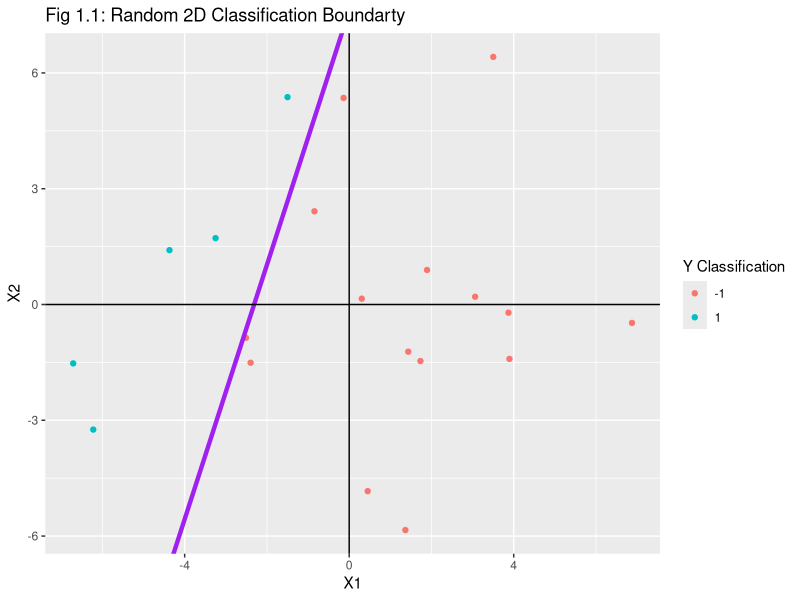
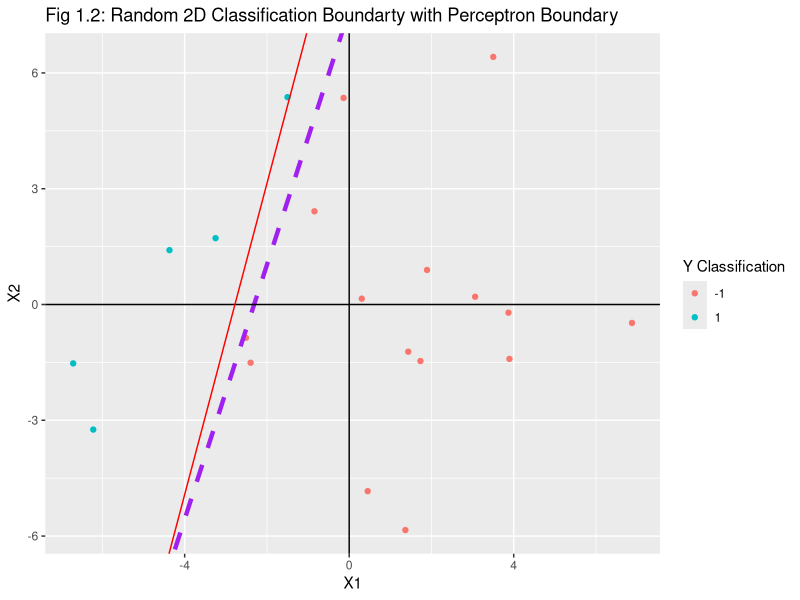
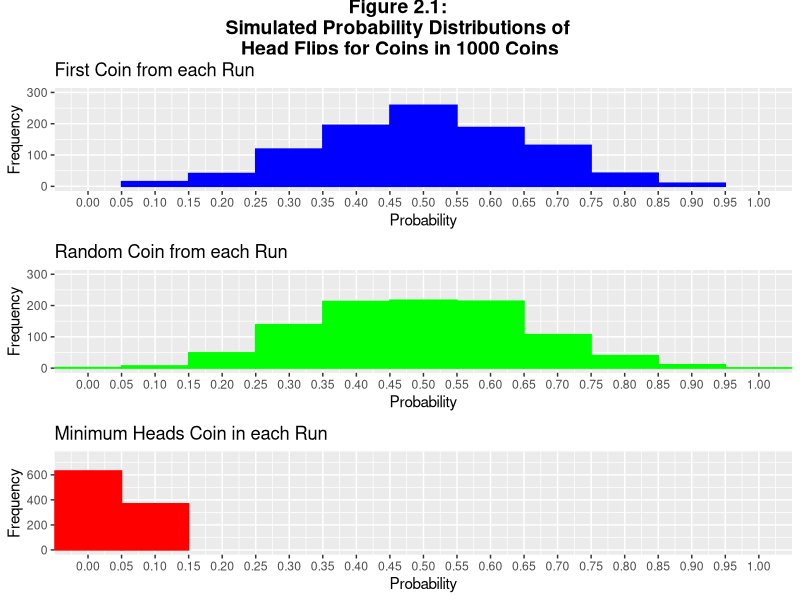
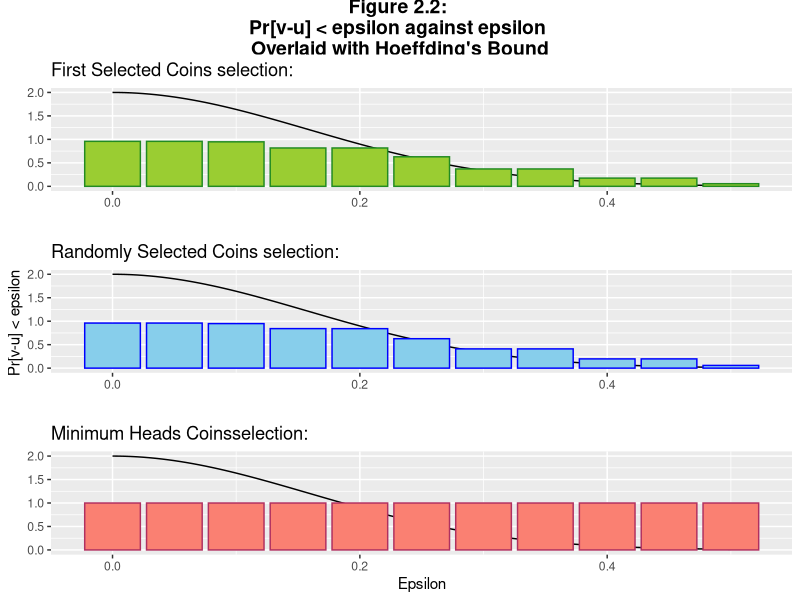
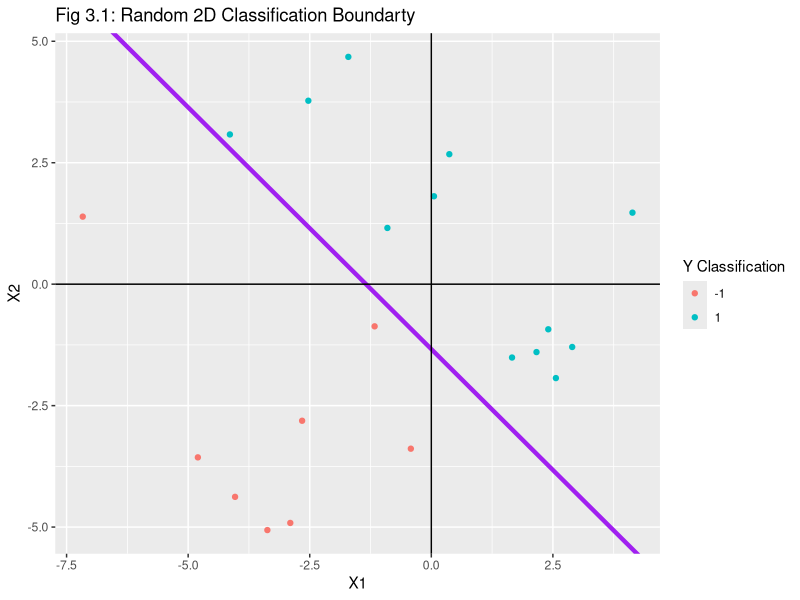
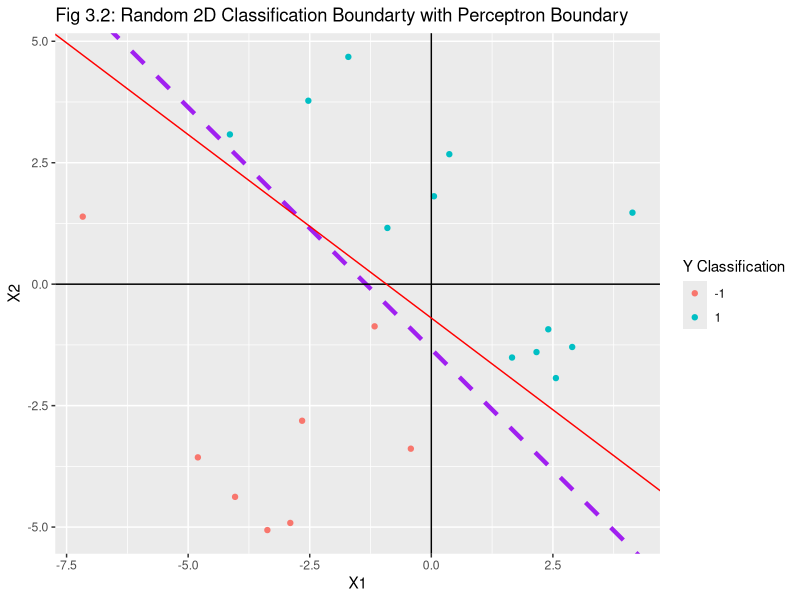
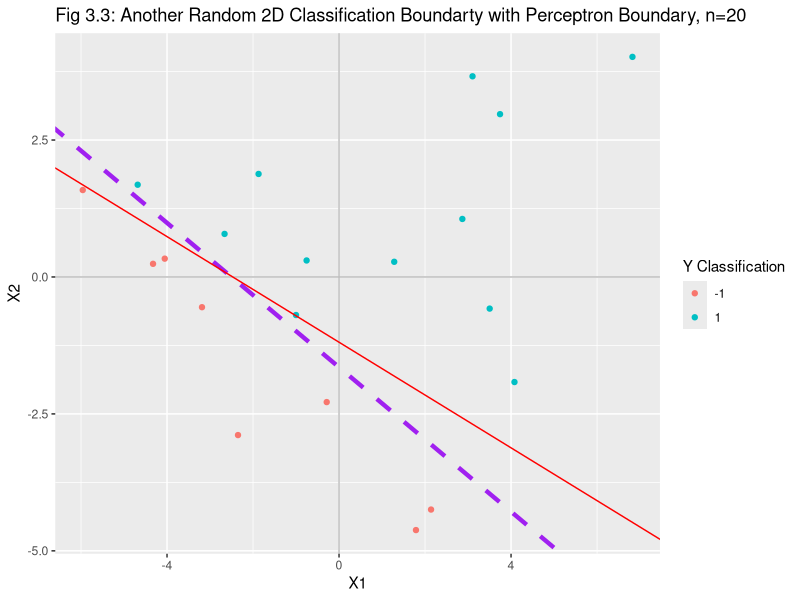
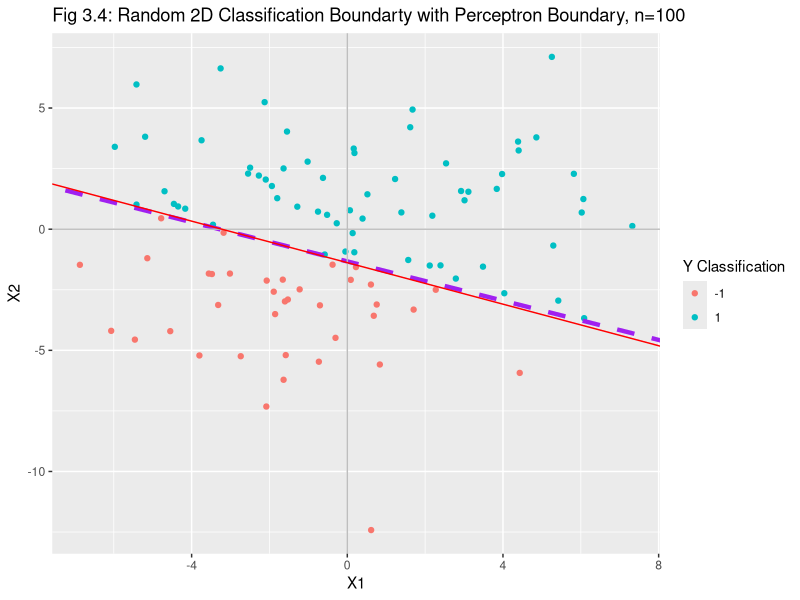

These charts were generated, in order, by the following R code: (Note: a time limit stopped this script after it produced the figures.)
###################################################################################################


# Assignment Onefor ETC3555, S2 2020


# author:         Ian Tongs, 27765369
# since:          26th August, 2020

###################################################################################################

# Imports
library(dplyr)
library(readr)
library(tidyverse)
library(ggplot2)
library(gridExtra)
library(grid)
library(cowplot)

######################          Convert into RMD Before submission          #######################


###################################################################################################
# Exercise 1:
###################################################################################################


# What we need to do:
## Choose some function f in the 2D space
## Generate 20 random examples and assign by the function f
### This is now our training set
## Build a perceptron algorithm
## Train the perceptron algorithm on this dataset
## See how long it takes to converge as g -> f.


# Set Seed:
set.seed(27765369)

# Choose f, being a random line in two dimensions. As:
# Of the form: c1*X1 + c2*X2 + c3 = 0
# or rather: X2 = (-c1/c2)*X2 + (-c3/c2) 

c1 <- runif(1, -3, 3)
c2 <- runif(1, -3, 3)
c3 <- runif(1, -3, 3)


# Create the random dataset
X1 <- rnorm(20, mean=0, sd=3)
X2 <- rnorm(20, mean=0, sd=3)

# Check where to divide for X1:
dividing_line <- -(c1/c2)*X1 -(c3/c2)

# Use sign for Y if above this:
Y <- sign(X2 - dividing_line)


# Set the dataset:
Data_set <- tibble(X1, X2, 1, Y)


# Plot it:
Initial_plot <- ggplot(Data_set, aes(x=X1, y=X2)) + 
  geom_point(aes(colour = factor(Y))) + labs(color = "Y Classification") +
  geom_abline(intercept = -(c3/c2), slope = -(c1/c2), color="purple", linetype="solid", size=1.5) +
  ggtitle("Fig 1.1: Random 2D Classification Boundarty") +
  geom_vline(xintercept = 0, color="black") +
  geom_hline(yintercept = 0, color="black")

Initial_plot
# add legend for the line colours!

#### Now we want to implement perceptron:


# Set initial weights
weights = c(1, 2, 3)


# Use the sign to assign initial outcomes:
h_val <- sign( as.matrix(Data_set %>% select(1:3)) %*% weights )


# Create a loop to repeatedly update the estimates:
while (sum(h_val == (Data_set %>% pull(Y))) < 20){
  for (i in (1:20)){
    if (h_val[i] != Y[i]){
      weights <- weights + Y[i] *  as.matrix(Data_set %>% select(1:3))[i, ]
    }
  }
  h_val <- sign( as.matrix(Data_set %>% select(1:3)) %*% weights )
}



Later_Plot <- ggplot(Data_set, aes(x=X1, y=X2)) + 
  geom_point(aes(colour = factor(Y))) + labs(color = "Y Classification") +
  geom_abline(intercept = -(c3/c2), slope = -(c1/c2), color="purple", linetype="dashed", size=1.5) +
  ggtitle("Fig 1.2: Random 2D Classification Boundarty with Perceptron Boundary") +
  geom_vline(xintercept = 0, color="black") +
  geom_hline(yintercept = 0, color="black") +
  geom_abline(intercept = (-weights[3]/weights[2]), slope = (-weights[1]/weights[2]), color="red")

Later_Plot
# add legend for the line colours!

###################################################################################################
# Exercise 2:
###################################################################################################

# Build a coin flipper function - flipping 1000 coins 10 times each, and recording the frequency
# Select the following coins:
  # First coin flipped
  # A random coin
  # The minimum heads frequency 

sample_coins <- c("Tails", "Heads")
flip_matrix <- matrix(ncol = 10, nrow = 1000)

# Loop for flipping 1000 coins 10 times each
for (i in 1:1000) {
  flip_matrix[i, ] <- sample(sample_coins, 10, replace = TRUE)
}

# Loop to find the minimum value:
min_val <- 10
min_id <- 0
for (i in 1:1000) {
  cur_count <- sum(flip_matrix[i, ] == "Heads")
  # make min if min
  if (min_val > cur_count) {
    min_val <- cur_count
    min_id <- i
  }
}

# Choose the three bits:
c_1 <- flip_matrix[1, ]
c_min <- flip_matrix[min_id, ]
c_rand <- flip_matrix[sample(1000, 1), ]

# Find v vals:
v_1 <- mean(c_1 == "Heads")
v_min <- mean(c_min == "Heads")
v_rand <- mean(c_rand == "Heads")





###################################################################################################
############# Part A:

# mu for the three coins


# Find Mu:
mu <- mean(v_1, v_min, v_rand)
mu



###################################################################################################
############# Part B:

# repeat process 100000 times and plot the histograms

# Assign the number of runs:
runs <- 1000


# Define the output matrices:
mat_v_1 <- matrix(nrow=runs)
mat_v_min <- matrix(nrow=runs)
mat_v_rand <- matrix(nrow=runs)


# Run a loop of this fot each of the runs:
for (j in 1:runs) {
  
  # Loop to find the minimum value:
  min_val <- 10
  min_id <- 0
  
  # resamply flip matrix
  for (i in 1:1000) {
    flip_matrix[i, ] <- sample(sample_coins, 10, replace = TRUE)
  }
  
  # find min
  for (i in 1:1000) {
    cur_count <- sum(flip_matrix[i, ] == "Heads")
    # make min if min
    if (min_val > cur_count) {
      min_val <- cur_count
      min_id <- i
    }
  }
  
  # Choose each c:
  c_1 <- flip_matrix[1, ]
  c_min <- flip_matrix[min_id, ]
  c_rand <- flip_matrix[sample(1000, 1), ]

  
  # Put into result matrices:
  mat_v_1[j] <- mean(c_1 == "Heads")
  mat_v_min[j] <- mean(c_min == "Heads")
  mat_v_rand[j] <- mean(c_rand == "Heads")
}

# Now we should combine the results into a single dataframe:
Q2b_results_df <- data.frame(mat_v_1, mat_v_min, mat_v_rand)


# Plot each result:
plot_c1 <- ggplot(Q2b_results_df) +
  coord_cartesian(xlim = c(0,1), ylim = c(0,0.3*runs)) +
  scale_x_continuous(breaks=seq(0,1,0.05)) +
  labs(x="Probability", y="Frequency") + 
  geom_histogram(binwidth=0.1, aes(mat_v_1), fill="blue", colour="blue") +
  ggtitle(paste("First Coin from each Run"))

plot_crand <- ggplot(Q2b_results_df) +
  coord_cartesian(xlim = c(0,1), ylim = c(0,0.3*runs)) +
  scale_x_continuous(breaks=seq(0,1,0.05)) +
  labs(x="Probability", y="Frequency") + 
  geom_histogram(binwidth=0.1, aes(mat_v_rand), fill="green", colour="green") +
  ggtitle(paste("Random Coin from each Run"))

plot_cmin <- ggplot(Q2b_results_df) +
  coord_cartesian(xlim = c(0,1), ylim = c(0,0.75*runs)) +
  scale_x_continuous(breaks=seq(0,1,0.05)) +
  labs(x="Probability", y="Frequency") + 
  geom_histogram(binwidth=0.1, aes(mat_v_min), fill="red", colour="red") +
  ggtitle(paste("Minimum Heads Coin in each Run"))



# Combine all the plots into a single plot and display
plot_Q2B<- plot_grid(plot_c1, plot_crand, plot_cmin, nrow=3)

# Add the title:
q2b_title <- ggdraw() + draw_label(paste("Figure 2.1: \nSimulated Probability Distributions of \nHead Flips for Coins in", runs, "Coins"), fontface='bold')

#Combine the two and display
Full_plot_Q2B <- plot_grid(q2b_title, plot_Q2B, ncol=1, rel_heights=c(0.1, 1))
Full_plot_Q2B

# Make a comment on what this means!



###################################################################################################
############# Part C:

# Define the domain of epsilon:
epsilon <- seq(0, 0.50, 0.05)
n <- length(epsilon)
N <- 10

# Add dataset for the Hoffding bound:
hoeffding_bound <- function (epsilon, N = 10){
  bound_val <- 2*exp((-2*epsilon^2)*N)
  return (bound_val)
}

# Set up the values we want to analyse
Pr_c1 <- matrix(nrow = n)
Pr_crand <- matrix(nrow = n)
Pr_cmin <- matrix(nrow = n)

# Find the probability frequencies:
for (i in 1:length(epsilon)) {
  Pr_c1[i] <- sum(abs(mat_v_1 - mu) > epsilon[i])/runs
  Pr_crand[i] <- sum(abs(mat_v_rand - mu) > epsilon[i])/runs
  Pr_cmin[i] <- sum(abs(mat_v_min - mu) > epsilon[i])/runs
}

# Establish this as a dataframe
Pr_dataframe <- data.frame(epsilon, Pr_c1, Pr_crand, Pr_cmin)


# Plot the results:
plot_2ci <- ggplot(data = Pr_dataframe, aes(x=epsilon)) +
  stat_function(fun = hoeffding_bound) + 
  geom_histogram(binwidth=0.1, 
                          aes(y=Pr_c1), 
                          stat='identity', 
                          fill="yellow green", 
                          colour="forest green") + 
  ggtitle(paste("First Selected Coins selection:")) + 
  labs(y = "", x = "") 

plot_2cii <- ggplot(data = Pr_dataframe, aes(x=epsilon)) +
  stat_function(fun = hoeffding_bound) + 
  geom_histogram(binwidth=0.1, 
                 aes(y=Pr_crand), 
                 stat='identity', 
                 fill="sky blue", 
                 colour="blue") + 
  ggtitle(paste("Randomly Selected Coins selection:")) + 
  labs(y = "Pr[v-u] < epsilon ", x = "") 

plot_2ciii <- ggplot(data = Pr_dataframe, aes(x=epsilon)) +
  stat_function(fun = hoeffding_bound) + 
  geom_histogram(binwidth=0.1, 
                 aes(y=Pr_cmin), 
                 stat='identity', 
                 fill="salmon", 
                 colour="maroon") + 
  ggtitle(paste("Minimum Heads Coinsselection:")) + 
  labs(y = "", x = "Epsilon") 


# Combine all the plots into a single plot and display
plot_Q2C<- plot_grid(plot_2ci, plot_2cii, plot_2ciii, nrow=3)

# Add the title:
q2c_title <- ggdraw() + draw_label(paste("Figure 2.2: \nPr[v-u] < epsilon against epsilon \nOverlaid with Hoeffding's Bound"), fontface='bold')

#Combine the two and display
Full_plot_Q2C <- plot_grid(q2c_title, plot_Q2C, ncol=1, rel_heights=c(0.1, 1))
Full_plot_Q2C




###################################################################################################
############# Part D:

# The first coin and the randomly selected coin obey the Hoeffding bound. This is evident as their 
# probabilities at each level of epsilon are less than the bound. Both of these coin selections were
# made randomly - the random coins selected randomly at each step and the first coins set selected 
# once but as a random sample at each step. This indicates that these coins should be unbiased, as 
#is indicated by there adgerence to the bound. 

# The minimum proportion of heads coin, however, does not obey the bound. It may be observed that 
# by epsilon = ??????? is exceeds the bound. This may be explained from theory as the minimum heads
# coins is an inherently biased sample as a resuly of its selection method.







###################################################################################################
############# Part E:

# Different as the expected mu in each case should be 0.5 as each bin is drawn from the same sample

# Can be related as the c_min bin is drawn from a bin 'separate' from the main bin.











###################################################################################################
# Exercise 3:
###################################################################################################



###################################################################################################
############# Part A:

# Choose f, being a random line in two dimensions. As:
# Of the form: c1*X1 + c2*X2 + c3 = 0
# or rather: X2 = (-c1/c2)*X2 + (-c3/c2) 

c1 <- runif(1, -3, 3)
c2 <- runif(1, -3, 3)
c3 <- runif(1, -3, 3)


# Create the random dataset
X1 <- rnorm(20, mean=0, sd=3)
X2 <- rnorm(20, mean=0, sd=3)

# Check where to divide for X1:
dividing_line <- -(c1/c2)*X1 -(c3/c2)

# Use sign for Y if above this:
Y <- sign(X2 - dividing_line)


# Set the dataset:
Data_set <- tibble(X1, X2, 1, Y)


# Plot it:
Initial_plot <- ggplot(Data_set, aes(x=X1, y=X2)) + 
  geom_point(aes(colour = factor(Y))) + labs(color = "Y Classification") +
  geom_abline(intercept = -(c3/c2), slope = -(c1/c2), color="purple", linetype="solid", size=1.5) +
  ggtitle("Fig 3.1: Random 2D Classification Boundarty") +
  geom_vline(xintercept = 0, color="black") +
  geom_hline(yintercept = 0, color="black")

Initial_plot






###################################################################################################
############# Part B:

#### Now we want to implement perceptron:


# Set initial weights
weights = c(1, 2, 3)


# Use the sign to assign initial outcomes:
h_val <- sign( as.matrix(Data_set %>% select(1:3)) %*% weights )

iterations <- 0
# Create a loop to repeatedly update the estimates:
while (sum(h_val == (Data_set %>% pull(Y))) < 20){
  for (i in (1:20)){
    # Primary if clause
    if (h_val[i] != Y[i]){
      weights <- weights + Y[i] *  as.matrix(Data_set %>% select(1:3))[i, ]
      # iterations += 1
      iterations <- iterations + 1
    }
  }
  h_val <- sign( as.matrix(Data_set %>% select(1:3)) %*% weights )
}



# Print the number of iterations:
paste("For this dataset, for convergence to occue with with PLA, we required", iterations, "updates.")


Later_Plot <- ggplot(Data_set, aes(x=X1, y=X2)) + 
  geom_point(aes(colour = factor(Y))) + labs(color = "Y Classification") +
  geom_abline(intercept = -(c3/c2), slope = -(c1/c2), color="purple", linetype="dashed", size=1.5) +
  ggtitle("Fig 3.2: Random 2D Classification Boundarty with Perceptron Boundary") +
  geom_vline(xintercept = 0, color="black") +
  geom_hline(yintercept = 0, color="black") +
  geom_abline(intercept = (-weights[3]/weights[2]), slope = (-weights[1]/weights[2]), color="red")

Later_Plot
# add legend for the line colours!





###################################################################################################
############# Part C:

# Because of this repetition I'm going to make my sampling a function:
two_d_PLA_function <- function(sample_size){
  c1 <- runif(1, -3, 3)
  c2 <- runif(1, -3, 3)
  c3 <- runif(1, -3, 3)
  
  # record the real line values:
  real_weights <- c(c1, c2, c3)
  
  # Create the random dataset
  X1 <- rnorm(sample_size, mean=0, sd=3)
  X2 <- rnorm(sample_size, mean=0, sd=3)
  
  # Check where to divide for X1:
  dividing_line <- -(c1/c2)*X1 -(c3/c2)
  
  # Use sign for Y if above this:
  Y <- sign(X2 - dividing_line)
  
  
  # Set the dataset:
  Data_set <- tibble(X1, X2, 1, Y)
  
  # Set initial weights
  weights = c(1, 2, 3)
  
  
  # Use the sign to assign initial outcomes:
  h_val <- sign( as.matrix(Data_set %>% select(1:3)) %*% weights )
  
  # record updates done:
  iterations <- 0
  
  # Create a loop to repeatedly update the estimates:
  while (sum(h_val == (Data_set %>% pull(Y))) < sample_size){
    for (i in (1:sample_size)){
      # Primary if clause
      if (h_val[i] != Y[i]){
        weights <- weights + Y[i] *  as.matrix(Data_set %>% select(1:3))[i, ]
        # iterations += 1
        iterations <- iterations + 1
      }
    }
    h_val <- sign( as.matrix(Data_set %>% select(1:3)) %*% weights )
  }
  
  return(list(iterations, weights, Data_set, real_weights, Y))
}

sample_size <- 20

sample_3c <- two_d_PLA_function(sample_size)

q3c_plot <- ggplot(sample_3c[[3]], aes(x=X1, y=X2)) + 
  geom_point(aes(colour = factor(sample_3c[[5]]))) + labs(color = "Y Classification") +
  geom_abline(intercept = -(sample_3c[[4]][[3]]/sample_3c[[4]][[2]]), slope = -(sample_3c[[4]][[1]]/sample_3c[[4]][[2]]), color="purple", linetype="dashed", size=1.5) +
  ggtitle("Fig 3.3: Another Random 2D Classification Boundarty with Perceptron Boundary, n=20") +
  geom_vline(xintercept = 0, color="grey") +
  geom_hline(yintercept = 0, color="grey") +
  geom_abline(intercept = (-sample_3c[[2]][3]/sample_3c[[2]][2]), slope = (-sample_3c[[2]][1]/sample_3c[[2]][2]), color="red")

q3c_plot

paste("For this dataset, for convergence to occue with with PLA, we required", sample_3c[1], "updates.")







###################################################################################################
############# Part D:
sample_size <- 100

sample_3d <- two_d_PLA_function(sample_size)

q3d_plot <- ggplot(sample_3d[[3]], aes(x=X1, y=X2)) + 
  geom_point(aes(colour = factor(sample_3d[[5]]))) + labs(color = "Y Classification") +
  geom_abline(intercept = -(sample_3d[[4]][[3]]/sample_3d[[4]][[2]]), slope = -(sample_3d[[4]][[1]]/sample_3d[[4]][[2]]), color="purple", linetype="dashed", size=1.5) +
  ggtitle("Fig 3.4: Random 2D Classification Boundarty with Perceptron Boundary, n=100") +
  geom_vline(xintercept = 0, color="grey") +
  geom_hline(yintercept = 0, color="grey") +
  geom_abline(intercept = (-sample_3d[[2]][3]/sample_3d[[2]][2]), slope = (-sample_3d[[2]][1]/sample_3d[[2]][2]), color="red")

q3d_plot

paste("For this dataset, for convergence to occue with with PLA, we required", sample_3d[1], "updates.")










###################################################################################################
############# Part E:
sample_size <- 1000

sample_3d <- two_d_PLA_function(sample_size)

q3d_plot <- ggplot(sample_3d[[3]], aes(x=X1, y=X2)) + 
  geom_point(aes(colour = factor(sample_3d[[5]]))) + labs(color = "Y Classification") +
  geom_abline(intercept = -(sample_3d[[4]][[3]]/sample_3d[[4]][[2]]), slope = -(sample_3d[[4]][[1]]/sample_3d[[4]][[2]]), color="purple", linetype="dashed", size=1.5) +
  ggtitle("Fig 3.5: Random 2D Classification Boundarty with Perceptron Boundary, n=1000") +
  geom_vline(xintercept = 0, color="grey") +
  geom_hline(yintercept = 0, color="grey") +
  geom_abline(intercept = (-sample_3d[[2]][3]/sample_3d[[2]][2]), slope = (-sample_3d[[2]][1]/sample_3d[[2]][2]), color="red")

q3d_plot

paste("For this dataset, for convergence to occue with with PLA, we required", sample_3d[1], "updates.")






###################################################################################################
############# Part F:


# Seems best to make a function for this:
ten_d_PLA_function <- function(sample_size){
  
  # Choose f, being a random line in two dimensions. As:
  # Of the form: c1*X1 + c2*X2 + c3*X3 + ... + c10*X10 + c11 = 0
  # or rather: X1 = (-c2/c1)*X2 + (-c3/c1)*X3 + (-c4/c1)*X4 + ... + (-c3/c2)
  
  c1 <- runif(1, -3, 3)
  c2 <- runif(1, -3, 3)
  c3 <- runif(1, -3, 3)
  c4 <- runif(1, -3, 3)
  c5 <- runif(1, -3, 3)
  c6 <- runif(1, -3, 3)
  c7 <- runif(1, -3, 3)
  c8 <- runif(1, -3, 3)
  c9 <- runif(1, -3, 3)
  c10 <- runif(1, -3, 3)
  c11 <- runif(1, -3, 3)

  # record the real line values:
  real_weights <- c(c1, c2, c3, c4, c5, c6, c7, c8, c9, c10, c11)
  
  # Create the random dataset
  X1 <- rnorm(sample_size, mean=0, sd=3)
  X2 <- rnorm(sample_size, mean=0, sd=3)
  X3 <- rnorm(sample_size, mean=0, sd=3)
  X4 <- rnorm(sample_size, mean=0, sd=3)
  X5 <- rnorm(sample_size, mean=0, sd=3)
  X6 <- rnorm(sample_size, mean=0, sd=3)
  X7 <- rnorm(sample_size, mean=0, sd=3)
  X8 <- rnorm(sample_size, mean=0, sd=3)
  X9 <- rnorm(sample_size, mean=0, sd=3)
  X10 <- rnorm(sample_size, mean=0, sd=3)

  # Check where to divide for X1:
  dividing_line <- -(c2/c1)*X2 -(c3/c1)*X3 -(c4/c1)*X4 -(c5/c1)*X5 -(c6/c1)*X6 -(c7/c1)*X7 -(c8/c1)*X8 -(c9/c1)*X9 -(c10/c1)*X10 -(c11/c1)
  
  # Use sign for Y if above this:
  Y <- sign(X1 - dividing_line)
  
  
  # Set the dataset:
  Data_set <- tibble(X1, X2, X3, X4, X5, X6, X7, X8, X9, X10, 1, Y)
  
  # Set initial weights
  weights = c(1, 2, 3, 4, 5, 6, 7, 8, 9, 10, 11)
  
  
  # Use the sign to assign initial outcomes:
  h_val <- sign( as.matrix(Data_set %>% select(1:11)) %*% weights )
  
  # record updates done:
  iterations <- 0
  
  # Create a loop to repeatedly update the estimates:
  while (sum(h_val == (Data_set %>% pull(Y))) < sample_size){
    for (i in (1:sample_size)){
      # Primary if clause
      if (h_val[i] != Y[i]){
        weights <- weights + Y[i] *  as.matrix(Data_set %>% select(1:11))[i, ]
        # iterations += 1
        iterations <- iterations + 1
      }
    }
    h_val <- sign( as.matrix(Data_set %>% select(1:11)) %*% weights )
  }
  
  return(list(iterations, weights, Data_set, real_weights, Y, h_val))
}

q3f_sample <- ten_d_PLA_function(1000)

print(q3f_sample[[1]])

print(q3f_sample[[2]])

out_y <- tibble(q3f_sample[[6]])

test_y <- q3f_sample[[3]][12]

full_y <- list(out_y, test_y)


# Seems to work correctly


###################################################################################################
############# Part G:

# Simplify the function output:
# Seems best to make a function for this:
ten_d_PLA_function_simple <- function(sample_size){
  
  # Choose f, being a random line in two dimensions. As:
  # Of the form: c1*X1 + c2*X2 + c3*X3 + ... + c10*X10 + c11 = 0
  # or rather: X1 = (-c2/c1)*X2 + (-c3/c1)*X3 + (-c4/c1)*X4 + ... + (-c3/c2)
  
  c1 <- runif(1, -3, 3)
  c2 <- runif(1, -3, 3)
  c3 <- runif(1, -3, 3)
  c4 <- runif(1, -3, 3)
  c5 <- runif(1, -3, 3)
  c6 <- runif(1, -3, 3)
  c7 <- runif(1, -3, 3)
  c8 <- runif(1, -3, 3)
  c9 <- runif(1, -3, 3)
  c10 <- runif(1, -3, 3)
  c11 <- runif(1, -3, 3)
  
  # record the real line values:
  real_weights <- c(c1, c2, c3, c4, c5, c6, c7, c8, c9, c10, c11)
  
  # Create the random dataset
  X1 <- rnorm(sample_size, mean=0, sd=3)
  X2 <- rnorm(sample_size, mean=0, sd=3)
  X3 <- rnorm(sample_size, mean=0, sd=3)
  X4 <- rnorm(sample_size, mean=0, sd=3)
  X5 <- rnorm(sample_size, mean=0, sd=3)
  X6 <- rnorm(sample_size, mean=0, sd=3)
  X7 <- rnorm(sample_size, mean=0, sd=3)
  X8 <- rnorm(sample_size, mean=0, sd=3)
  X9 <- rnorm(sample_size, mean=0, sd=3)
  X10 <- rnorm(sample_size, mean=0, sd=3)
  
  # Check where to divide for X1:
  dividing_line <- -(c2/c1)*X2 -(c3/c1)*X3 -(c4/c1)*X4 -(c5/c1)*X5 -(c6/c1)*X6 -(c7/c1)*X7 -(c8/c1)*X8 -(c9/c1)*X9 -(c10/c1)*X10 -(c11/c1)
  
  # Use sign for Y if above this:
  Y <- sign(X1 - dividing_line)
  
  
  # Set the dataset:
  Data_set <- tibble(X1, X2, X3, X4, X5, X6, X7, X8, X9, X10, 1, Y)
  
  # Set initial weights
  weights = c(1, 2, 3, 4, 5, 6, 7, 8, 9, 10, 11)
  
  
  # Use the sign to assign initial outcomes:
  h_val <- sign( as.matrix(Data_set %>% select(1:11)) %*% weights )
  
  # record updates done:
  iterations <- 0
  
  # Create a loop to repeatedly update the estimates:
  while (sum(h_val == (Data_set %>% pull(Y))) < sample_size){
    for (i in (1:sample_size)){
      # Primary if clause
      if (h_val[i] != Y[i]){
        weights <- weights + Y[i] *  as.matrix(Data_set %>% select(1:11))[i, ]
        # iterations += 1
        iterations <- iterations + 1
      }
    }
    h_val <- sign( as.matrix(Data_set %>% select(1:11)) %*% weights )
  }
  
  return(iterations)
}




# Main loop:

trials <- 100
sample_size <- 1000

updates <- matrix(nrow=trials)

for (i in 1:trials) {
  sample_output <- ten_d_PLA_function_simple(sample_size)
  
  updates[i] <- sample_output
}


# Plot Histogram:
Histogram_plot <- ggplot() + 
  aes(updates) +
  geom_histogram(fill="blue") +
  labs(title=paste("Fig 3.6: Ten Dimensional Perceptron Updates to \nConvergence from", trials, "trials"), 
       x = "Number of Updates until Convergence is achieved",
       y = "Frequency of Trials"
       )
Histogram_plot



###################################################################################################
############# Part H:
